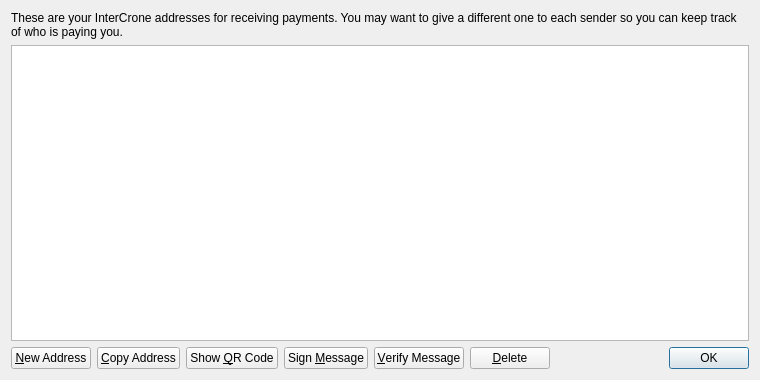
<?xml version="1.0" encoding="UTF-8"?>
<ui version="4.0">
 <class>AddressBookPage</class>
 <widget class="QWidget" name="AddressBookPage">
  <property name="geometry">
   <rect>
    <x>0</x>
    <y>0</y>
    <width>760</width>
    <height>380</height>
   </rect>
  </property>
  <property name="windowTitle">
   <string>Address Book</string>
  </property>
  <layout class="QVBoxLayout" name="verticalLayout">
   <item>
    <widget class="QLabel" name="labelExplanation">
     <property name="text">
      <string>These are your InterCrone addresses for receiving payments. You may want to give a different one to each sender so you can keep track of who is paying you.</string>
     </property>
     <property name="textFormat">
      <enum>Qt::PlainText</enum>
     </property>
     <property name="wordWrap">
      <bool>true</bool>
     </property>
    </widget>
   </item>
   <item>
    <widget class="QTableView" name="tableView">
     <property name="contextMenuPolicy">
      <enum>Qt::CustomContextMenu</enum>
     </property>
     <property name="toolTip">
      <string>Double-click to edit address or label</string>
     </property>
     <property name="tabKeyNavigation">
      <bool>false</bool>
     </property>
     <property name="alternatingRowColors">
      <bool>true</bool>
     </property>
     <property name="selectionMode">
      <enum>QAbstractItemView::SingleSelection</enum>
     </property>
     <property name="selectionBehavior">
      <enum>QAbstractItemView::SelectRows</enum>
     </property>
     <property name="sortingEnabled">
      <bool>true</bool>
     </property>
     <attribute name="verticalHeaderVisible">
      <bool>false</bool>
     </attribute>
    </widget>
   </item>
   <item>
    <layout class="QHBoxLayout" name="horizontalLayout">
     <item>
      <widget class="QPushButton" name="newAddressButton">
       <property name="toolTip">
        <string>Create a new address</string>
       </property>
       <property name="text">
        <string>&amp;New Address</string>
       </property>
       <property name="icon">
        <iconset resource="../bitcoin.qrc">
         <normaloff>:/icons/add</normaloff>:/icons/add</iconset>
       </property>
      </widget>
     </item>
     <item>
      <widget class="QPushButton" name="copyToClipboard">
       <property name="toolTip">
        <string>Copy the currently selected address to the system clipboard</string>
       </property>
       <property name="text">
        <string>&amp;Copy Address</string>
       </property>
       <property name="icon">
        <iconset resource="../bitcoin.qrc">
         <normaloff>:/icons/editcopy</normaloff>:/icons/editcopy</iconset>
       </property>
      </widget>
     </item>
     <item>
      <widget class="QPushButton" name="showQRCode">
       <property name="text">
        <string>Show &amp;QR Code</string>
       </property>
       <property name="icon">
        <iconset resource="../bitcoin.qrc">
         <normaloff>:/icons/qrcode</normaloff>:/icons/qrcode</iconset>
       </property>
      </widget>
     </item>
     <item>
      <widget class="QPushButton" name="signMessage">
       <property name="toolTip">
        <string>Sign a message to prove you own a InterCrone address</string>
       </property>
       <property name="text">
        <string>Sign &amp;Message</string>
       </property>
       <property name="icon">
        <iconset resource="../bitcoin.qrc">
         <normaloff>:/icons/edit</normaloff>:/icons/edit</iconset>
       </property>
      </widget>
     </item>
     <item>
      <widget class="QPushButton" name="verifyMessage">
       <property name="toolTip">
        <string>Verify a message to ensure it was signed with a specified InterCrone address</string>
       </property>
       <property name="text">
        <string>&amp;Verify Message</string>
       </property>
       <property name="icon">
        <iconset resource="../bitcoin.qrc">
         <normaloff>:/icons/transaction_0</normaloff>:/icons/transaction_0</iconset>
       </property>
      </widget>
     </item>
     <item>
      <widget class="QPushButton" name="deleteButton">
       <property name="toolTip">
        <string>Delete the currently selected address from the list</string>
       </property>
       <property name="text">
        <string>&amp;Delete</string>
       </property>
       <property name="icon">
        <iconset resource="../bitcoin.qrc">
         <normaloff>:/icons/remove</normaloff>:/icons/remove</iconset>
       </property>
      </widget>
     </item>
     <item>
      <spacer name="horizontalSpacer">
       <property name="orientation">
        <enum>Qt::Horizontal</enum>
       </property>
       <property name="sizeHint" stdset="0">
        <size>
         <width>40</width>
         <height>20</height>
        </size>
       </property>
      </spacer>
     </item>
     <item>
      <widget class="QDialogButtonBox" name="buttonBox">
       <property name="sizePolicy">
        <sizepolicy hsizetype="Maximum" vsizetype="Fixed">
         <horstretch>0</horstretch>
         <verstretch>0</verstretch>
        </sizepolicy>
       </property>
       <property name="standardButtons">
        <set>QDialogButtonBox::Ok</set>
       </property>
      </widget>
     </item>
    </layout>
   </item>
  </layout>
 </widget>
 <resources>
  <include location="../bitcoin.qrc"/>
 </resources>
 <connections/>
</ui>
